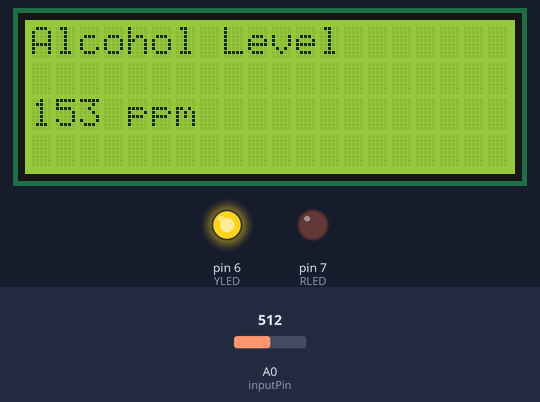
Simulated run of this sketch. Board: Arduino Uno, built with avr-gcc and run on an emulated ATmega328P. Parts: 20×4 character LCD, output pins drawn as LEDs (lit = HIGH). The inputs (shaded band) are chosen by the test bench; at power-on: A0 (inputPin) = 512. What the sketch prints to the serial monitor is not drawn.

Above: at 1.2 s.
1.3 s: A0 (inputPin) set to 1023
At 3.2 s:
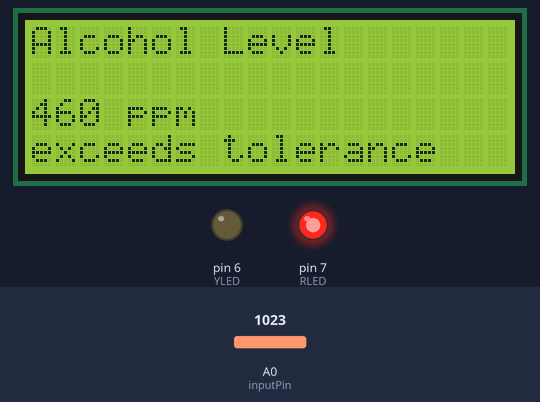
4.4 s: A0 (inputPin) set to 248
At 4.9 s:
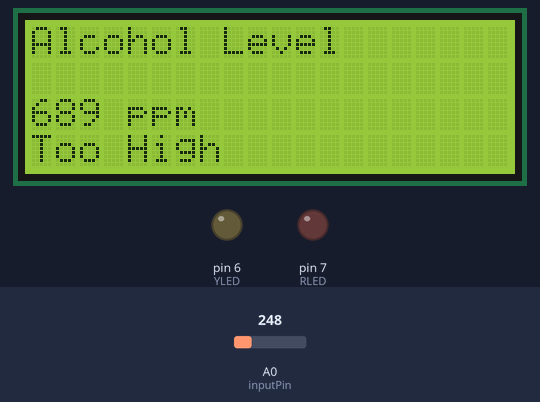
7.5 s: A0 (inputPin) set to 228
At 8.7 s:
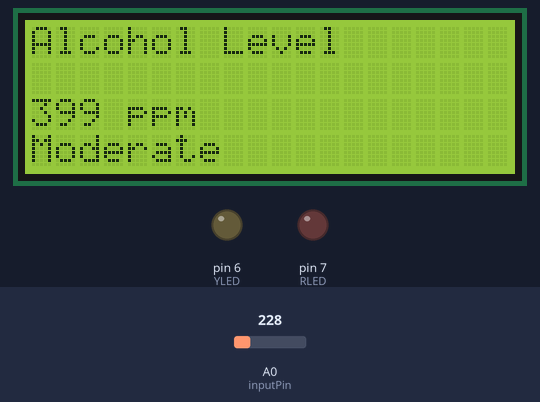
Timing chart, 0 to 10.5 s (numbered marks = the images above; inputs shaded):
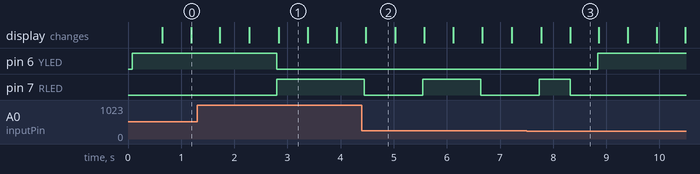

Measured:
- the behaviour switches between 235 and 234 on A0 (inputPin) (found by bisection; images 2 and 3)
- after the input at 1.3 s, pin 6 (YLED): HIGH → LOW after 1.5 s; pin 7 (RLED): LOW → HIGH after 1.5 s
- what the display in image 1 shows lasts 0.6 s, from 2.8 s to 3.4 s

The sketch:

arduino_code.ino
```cpp
#include <Wire.h>

#include <LiquidCrystal_I2C.h>

#include <string.h>

#define YLED 6  // Setting up LEDs
#define RLED 7

LiquidCrystal_I2C lcd(0x27, 20, 4); // Set the LCD I2C address

const int numReadings = 10;

int readings[numReadings]; // the readings from the analog input
int readIndex = 0; // the index of the current reading
int total = 0; // the running total
int sensor_average = 0; // the average

int inputPin = A0; // pin for reading the acholol level

int yellowledState = LOW; // ledState used to set the LED
int redledState = LOW; // ledState used to set the LED

unsigned long ypreviousMillis = 0; // will store last time LED was updated
unsigned long rpreviousMillis = 0; // will store last time LED was updated

// constants won't change:
const long interval = 1000; // interval at which to blink (milliseconds)

void setup() {
  pinMode(YLED, OUTPUT); // LED on pin 7
  pinMode(RLED, OUTPUT);
  lcd.init(); // Initiate the LCD module
  lcd.backlight(); // Turn on the backlight
  Serial.begin(9600); // just for checkin output, can be removed later
  for (int thisReading = 0; thisReading < numReadings; thisReading++) {
    readings[thisReading] = 0;
  }
}

void loop() {

  unsigned long currentMillis = millis();
  // subtract the last reading:
  total = total - readings[readIndex];
  // read from the sensor:
  readings[readIndex] = analogRead(inputPin);
  // add the reading to the total:
  total = total + readings[readIndex];
  // advance to the next position in the array:
  readIndex = readIndex + 1;

  // if we're at the end of the array...
  if (readIndex >= numReadings) {
    // ...wrap around to the beginning:
    readIndex = 0;
  }

  // calculate the average:
  sensor_average = total / numReadings;  // Here we are using concept of Moving Window Average for obtaining better output
  // send it to the computer as ASCII digits

  // STABLE REading = 214
  Serial.println(sensor_average);
  lcd.setCursor(0, 0); // Set the cursor on the first column and first row.
  lcd.print("Alcohol Level");
  lcd.setCursor(0, 2); //Set cursor to 2nd column and 2nd row (counting starts at 0)
  lcd.print(sensor_average);
  lcd.setCursor(4, 2);
  lcd.print("ppm");

  if (sensor_average < 350) { // low value no lights

    digitalWrite(RLED, LOW); // turn the LED off by making the voltage LOW
    digitalWrite(YLED, HIGH); // turn the LED off by making the voltage LOW
    lcd.setCursor(0, 3);
    clearLCDLine(3);
    lcd.setCursor(0, 3);

  } else if (sensor_average >= 350 && sensor_average < 450) { //

    if (currentMillis - ypreviousMillis >= interval) {
      // save the last time you blinked the LED
      ypreviousMillis = currentMillis;

      // if the LED is off turn it on and vice-versa:
      if (yellowledState == LOW) {
        yellowledState = HIGH;
      } else {
        yellowledState = LOW;
      }

      // set the LED with the ledState of the variable:
      digitalWrite(YLED, yellowledState);
    }
    clearLCDLine(3);
    lcd.setCursor(0, 3);
    lcd.print("Moderate");

    digitalWrite(RLED, LOW); // turn the LED on (HIGH is the voltage level)

  } else if (sensor_average >= 450 && sensor_average < 550) {
    digitalWrite(YLED, LOW);
    digitalWrite(RLED, HIGH);
    clearLCDLine(3);
    lcd.setCursor(0, 3);
    lcd.print("exceeds tolerance");

  } else {
    if (currentMillis - rpreviousMillis >= interval) {

      rpreviousMillis = currentMillis;

      if (redledState == LOW) {
        redledState = HIGH;
      } else {
        redledState = LOW;
      }

      digitalWrite(RLED, redledState);
    }
    clearLCDLine(3);
    lcd.setCursor(0, 3);
    lcd.print("Too High");

    digitalWrite(YLED, LOW);

  }

  delay(500); // delay in between reads for stability  in display
}

void clearLCDLine(int line) {
  lcd.setCursor(0, line);
  for (int n = 0; n < 20; n++) // 20 indicates symbols in line. For 2x16 LCD write - 16
  {
    lcd.print(" ");
  }
}
```
